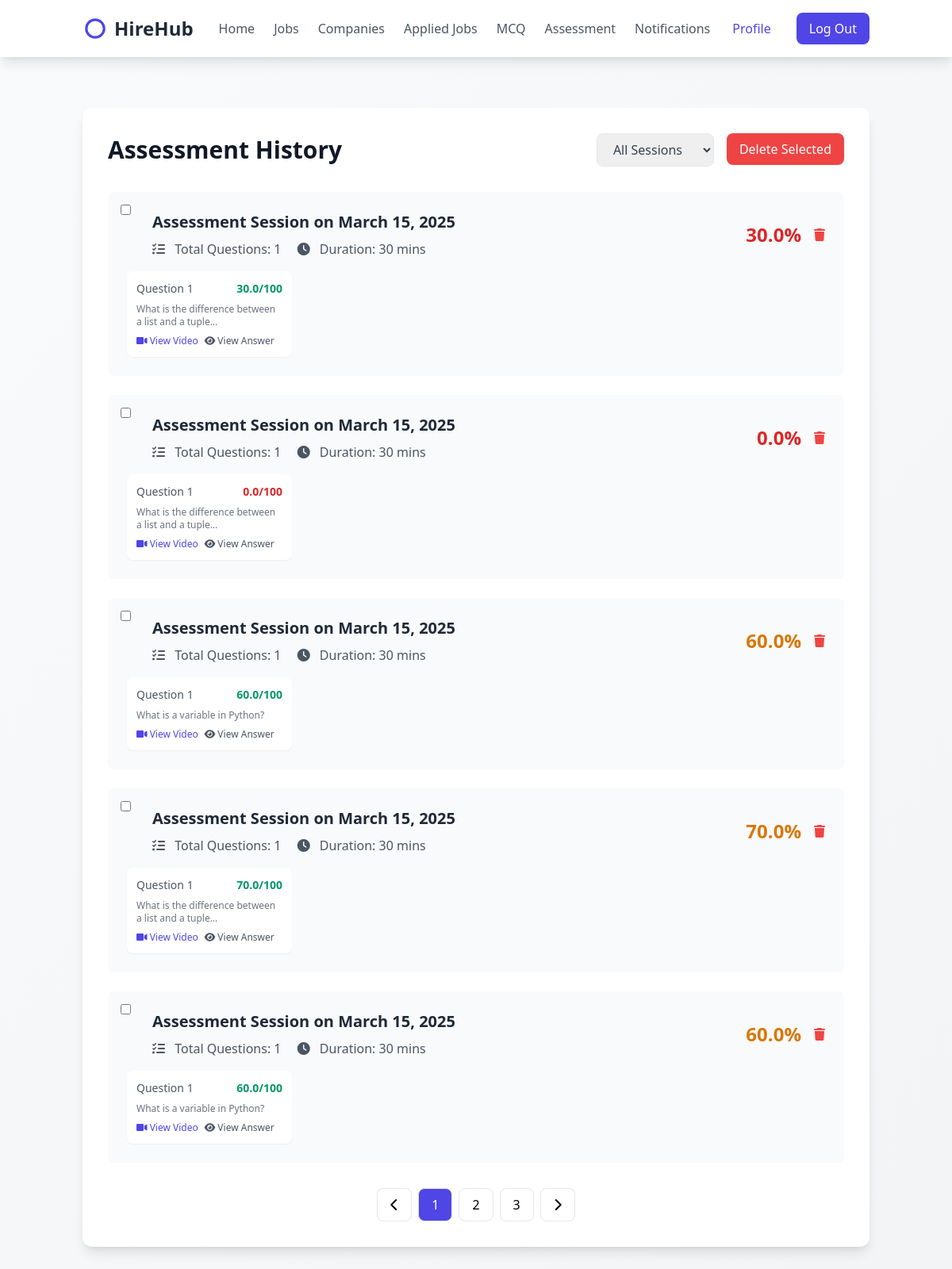
/history/ (signed in), run on the app's committed database.
### college_admin/models.py (models this page shows, shortened)
class AssessmentSession(models.Model):
    student = models.ForeignKey(CustomUser, on_delete=models.CASCADE)
    total_questions = models.IntegerField()
    current_question = models.TextField(blank=True, null=True)
    current_model_answer = models.TextField(blank=True, null=True)
    created_at = models.DateTimeField(default=timezone.now)

class StudentAnswer(models.Model):
    session = models.ForeignKey('AssessmentSession', on_delete=models.CASCADE)
    question = models.TextField()
    student_answer = models.TextField()
    model_answer = models.TextField()
    marks = models.FloatField()
    feedback = models.TextField()
    answered_at = models.DateTimeField(default=timezone.now)
    video_file = models.FileField(
        upload_to='assessment_videos/',
        null=True,
        blank=True
    )

### students/views.py (the view)
# urls.py: path('history/', assessment_history, name='assessment_history'),
@login_required
def assessment_history(request):
    sessions_list = AssessmentSession.objects.filter(
        student=request.user
    ).order_by('-created_at')
    for session in sessions_list:
        session_answers = StudentAnswer.objects.filter(session=session)
        session.answers = session_answers
        session.total_questions = session_answers.count()
        session.overall_score = calculate_overall_score(session_answers)
        session.duration = calculate_session_duration(session)
    page = request.GET.get('page', 1)
    filter_option = request.GET.get('filter', 'all')
    if filter_option == 'last_30_days':
        from django.utils import timezone
        import datetime
        thirty_days_ago = timezone.now() - datetime.timedelta(days=30)
        sessions_list = sessions_list.filter(created_at__gte=thirty_days_ago)
    elif filter_option == 'this_year':
        from django.utils import timezone
        current_year = timezone.now().year
        sessions_list = sessions_list.filter(created_at__year=current_year)
    paginator = Paginator(sessions_list, 5)  # 5 sessions per page
    try:
        sessions = paginator.page(page)
    except PageNotAnInteger:
        sessions = paginator.page(1)
    except EmptyPage:
        sessions = paginator.page(paginator.num_pages)
    context = {
        'assessment_sessions': sessions,
        'total_assessments': sessions_list.count(),
        'average_score': calculate_overall_average_score(sessions_list),
        'current_filter': filter_option,
        'paginator': paginator
    }
    return render(request, 'history.html', context)

### students/views.py (called while the page is built)
def calculate_overall_score(session_answers):
    if not session_answers:
        return 0
    total_marks = sum(answer.marks for answer in session_answers)
    max_possible_marks = len(session_answers) * 100  # Assuming each question is out of 5
    return round((total_marks / max_possible_marks) * 100, 2)

def calculate_session_duration(session):
    return 30  # Default 30 minutes

def calculate_overall_average_score(sessions):
    if not sessions:
        return 0
    total_scores = [calculate_overall_score(session.studentanswer_set.all()) for session in sessions]
    return round(sum(total_scores) / len(total_scores), 2)

### students/templates/history.html (shortened to what this page needs)
{% extends 'student_home.html' %}
{% load static %}
{% block user %}
<div class="container mx-auto px-4 py-16">
    <div class="bg-white shadow-lg rounded-xl p-8">
        <div class="flex justify-between items-center mb-8">
            <h1 class="text-3xl font-bold text-gray-900">Assessment History</h1>
            <div class="flex space-x-4">
                <form id="filter-form" method="get" class="flex items-center space-x-4">
                    <select
                        name="filter"
                        id="session-filter"
                        class="px-4 py-2 border rounded-lg text-gray-700"
                        onchange="this.form.submit()"
                    >
                        <option value="all" {% if current_filter == 'all' %}selected{% endif %}>All Sessions</option>
                    </select>
                </form>
                <form id="bulk-delete-form" method="post" action="{% url 'bulk_delete_sessions' %}" class="inline">
                    <button
                        type="button"
                        id="bulk-delete-btn"
                        class="px-4 py-2 bg-red-500 text-white rounded-lg hover:bg-red-600 transition disabled:opacity-50"
                        disabled
                    >
                        Delete Selected
                    </button>
                </form>
            </div>
        </div>
        <div class="space-y-6" id="assessment-sessions-container">
            {% if assessment_sessions %}
                {% for session in assessment_sessions %}
                    <div class="session-row bg-gray-50 rounded-lg p-6 hover:bg-gray-100 transition relative">
                        <input
                            type="checkbox"
                            name="session_ids"
                            value="{{ session.id }}"
                            class="absolute top-4 left-4 bulk-select-checkbox"
                        >
                        <div class="flex justify-between items-center ml-8">
                            <div>
                                <h3 class="text-xl font-semibold text-gray-800 mb-2">
                                    Assessment Session on {{ session.created_at|date:"F d, Y" }}
                                </h3>
                                <div class="text-gray-600 space-x-4">
                                    <span>
                                        <i class="fas fa-tasks mr-2"></i>
                                        Total Questions: {{ session.total_questions }}
                                    </span>
                                    <span>
                                        <i class="fas fa-clock mr-2"></i>
                                        Duration: {{ session.duration }} mins
                                    </span>
                                </div>
                            </div>
                            <div class="text-right flex items-center space-x-4">
                                <div class="text-2xl font-bold
                                    {% if session.overall_score >= 80 %}text-green-600
                                    {% elif session.overall_score >= 50 %}text-yellow-600
                                    {% else %}text-red-600
                                    {% endif %}">
                                    {{ session.overall_score }}%
                                </div>
                                <button
                                    class="delete-session-btn text-red-500 hover:text-red-700"
                                    data-session-id="{{ session.id }}"
                                    title="Delete Session"
                                >
                                    <i class="fas fa-trash"></i>
                                </button>
                            </div>
                        </div>
                        <div class="mt-4 grid grid-cols-1 sm:grid-cols-2 md:grid-cols-4 gap-4">
                            {% for answer in session.answers %}
                            <div class="bg-white rounded-lg p-3 shadow-sm">
                                <div class="flex justify-between items-center mb-2">
                                    <span class="text-sm font-medium text-gray-600">
                                        Question {{ forloop.counter }}
                                    </span>
                                    <span class="
                                        {% if answer.marks >= 3 %}text-green-600
                                        {% elif answer.marks >= 1.5 %}text-yellow-600
                                        {% else %}text-red-600
                                        {% endif %}
                                        text-sm font-bold">
                                        {{ answer.marks }}/100
                                    </span>
                                </div>
                                <div class="text-xs text-gray-500 mb-2">
                                    {{ answer.question|truncatechars:50 }}
                                </div>
                                <div class="flex space-x-2">
                                    {% if answer.video_file %}
                                    <a href="{{ answer.video_file.url }}"
                                       class="text-indigo-600 hover:text-indigo-800 text-xs">
                                        <i class="fas fa-video"></i> View Video
                                    </a>
                                    {% endif %}
                                    <a href="#"
                                       class="text-gray-600 hover:text-gray-800 text-xs"
                                       data-modal-target="answer-modal-{{ answer.id }}">
                                        <i class="fas fa-eye"></i> View Answer
                                    </a>
                                </div>
                            </div>
                            {% endfor %}
                        </div>
                    </div>
                {% endfor %}
            {% endif %}
        </div>
        <div class="flex justify-center mt-8">
            <nav class="inline-flex space-x-2">
                <button class="px-4 py-2 border rounded-lg hover:bg-gray-100">
                    <i class="fas fa-chevron-left"></i>
                </button>
                <button class="px-4 py-2 border rounded-lg bg-indigo-600 text-white">1</button>
                <button class="px-4 py-2 border rounded-lg hover:bg-gray-100">2</button>
                <button class="px-4 py-2 border rounded-lg hover:bg-gray-100">3</button>
                <button class="px-4 py-2 border rounded-lg hover:bg-gray-100">
                    <i class="fas fa-chevron-right"></i>
                </button>
            </nav>
        </div>
    </div>
</div>
{% endblock %}

### data on the page
AssessmentSession: created_at "March 15, 2025", total_questions "1", duration "30", overall_score "30.0"
StudentAnswer: marks "30.0", question "What is the difference between a list and a tuple…"
AssessmentSession: created_at "March 15, 2025", total_questions "1", duration "30", overall_score "0.0"
StudentAnswer: marks "0.0", question "What is the difference between a list and a tuple…"
AssessmentSession: created_at "March 15, 2025", total_questions "1", duration "30", overall_score "60.0"
StudentAnswer: marks "60.0", question "What is a variable in Python?"
AssessmentSession: created_at "March 15, 2025", total_questions "1", duration "30", overall_score "70.0"
StudentAnswer: marks "70.0", question "What is the difference between a list and a tuple…"
AssessmentSession: created_at "March 15, 2025", total_questions "1", duration "30", overall_score "60.0"
StudentAnswer: marks "60.0", question "What is a variable in Python?"
